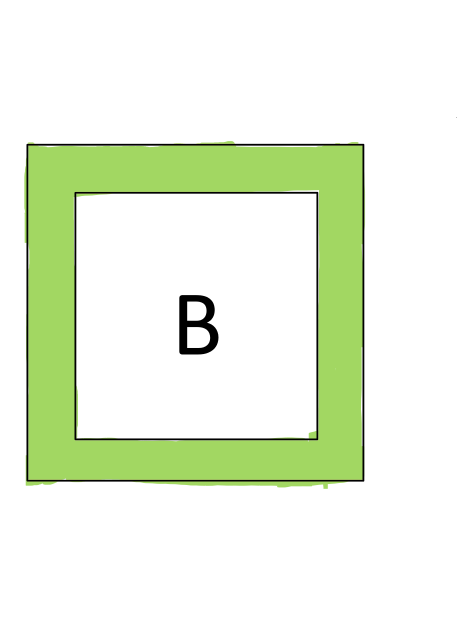
#> input picture simple-shape-detection/basictest1.png, 941 x 1260 px, given in place of the camera (shown at 1/2 size)
$ python shapedetection.py
#> lines starting #> are read from the running program, lines starting #| are printed output that depends on the picture; after the words box and inside, x2 and y2 are one past the last pixel; in counts of white or black regions, pixels touching at a corner belong together
import numpy as np
import cv2

cap = cv2.VideoCapture(0)
# img = cv2.imread('live.png')

while True:
    ret, frame = cap.read()
#> frame is the input picture: shape (1260, 941, 3); mean B, G, R 222.9, 243.3, 234.1
    # file_name = cv2.imwrite('frame.png', frame)
    # img = cv2.imread(frame)

    img = cv2.resize(frame, None,fx=0.25, fy=0.25, interpolation = cv2.INTER_CUBIC)
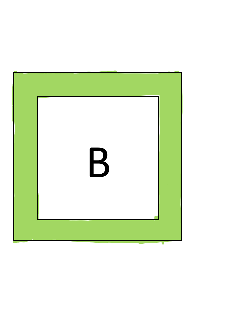
#> img: shape (315, 235, 3); mean B, G, R 222.4, 243, 233.6

    # get a blank canvas for drawing contour on and convert img to grayscale
    canvas = np.zeros(img.shape, np.uint8)
    img2gray = cv2.cvtColor(img,cv2.COLOR_BGR2GRAY)
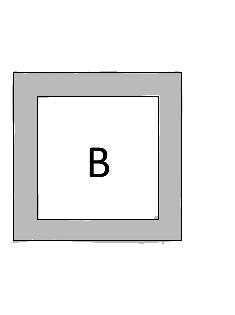
#> img2gray: shape (315, 235); min 0, max 255, mean 237.9

    # filter out small lines between counties
    kernel = np.ones((5,5),np.float32)/25
    img2gray = cv2.filter2D(img2gray,-1,kernel)
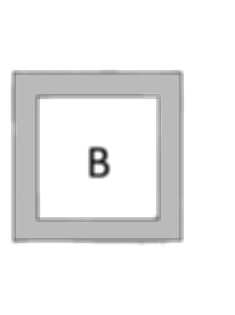
#> img2gray: shape (315, 235); min 21, max 255, mean 237.9

    # threshold the image and extract contours
    ret,thresh = cv2.threshold(img2gray,250,255,cv2.THRESH_BINARY_INV)
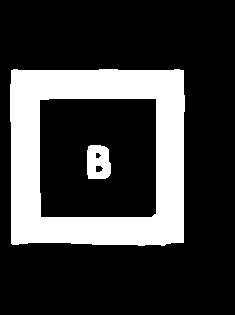
#> thresh: shape (315, 235); 23.3% white; 2 white regions
    contours,hierarchy = cv2.findContours(thresh, cv2.RETR_TREE, cv2.CHAIN_APPROX_NONE)
#> contours = 5 contours; box (x1, y1, x2, y2) and area: (10, 69, 185, 246) 29878, (39, 98, 157, 218) 13876, (87, 145, 111, 179) 692, (95, 165, 104, 173) 44, (95, 152, 102, 159) 26


    # find the main island (biggest area)
    cnt = contours[0]
#> cnt = contour of 689 points, box (x1, y1, x2, y2) (10, 69, 185, 246), area 29878
    max_area = cv2.contourArea(cnt)
#> max_area = 29877.5

    for cont in contours:
        if cv2.contourArea(cont) > max_area:
            cnt = cont
            max_area = cv2.contourArea(cont)
#> this loop made 5 passes
#> after the loop, max_area = 29877.5

    # define main island contour approx. and hull
    perimeter = cv2.arcLength(cnt,True)
#> perimeter = 697.7
    epsilon = 0.01*cv2.arcLength(cnt,True)
#> epsilon = 6.98
    approx = cv2.approxPolyDP(cnt,epsilon,True)
#> approx = [[11, 70], [11, 243], [183, 242], [183, 70]]

    hull = cv2.convexHull(cnt)
#> hull = contour of 13 points, box (x1, y1, x2, y2) (10, 69, 185, 246), area 30375

    # cv2.isContourConvex(cnt)

    cv2.drawContours(img, cnt, -1, (0, 255, 0), 3)
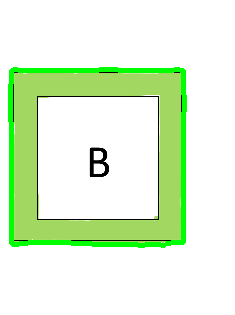
#> img: shape (315, 235, 3); 4.64% of pixels changed, all inside (x1, y1, x2, y2) = (8, 67, 187, 248)
    cv2.drawContours(img, approx, -1, (0, 0, 255), 3)
#> img: shape (315, 235, 3); 0.07% of pixels changed, all inside (x1, y1, x2, y2) = (9, 68, 186, 246)
    ## cv2.drawContours(canvas, hull, -1, (0, 0, 255), 3) # only displays a few points as well.

    cv2.imshow("Contour", img)
    k = cv2.waitKey(0)
#> (key Esc is pressed here)

cap.release()
cv2.destroyAllWindows()
